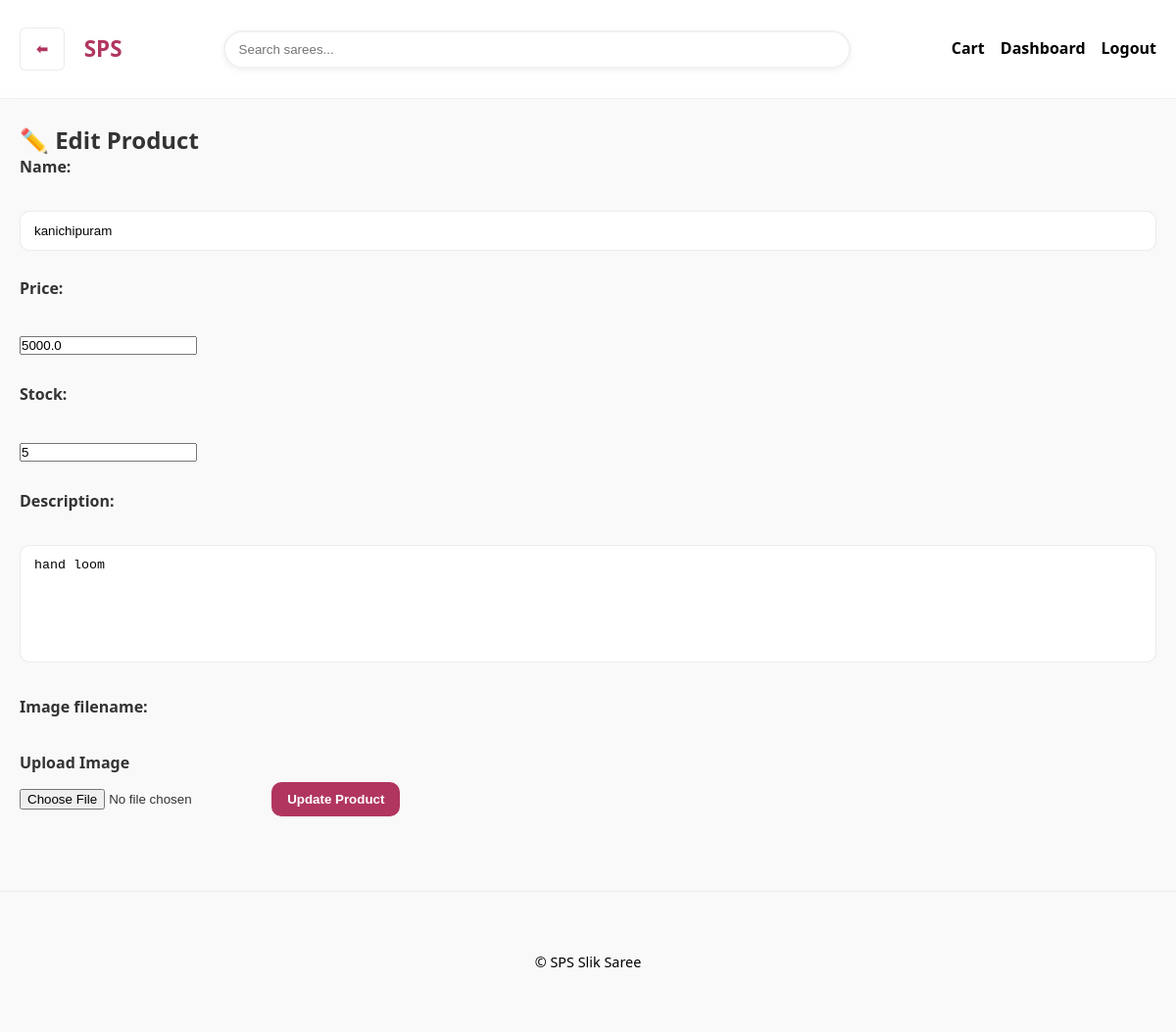
Page /admin/products/edit/1 (signed in) on the committed database.
### models.py (models this page shows, shortened)
class Product(db.Model):
    id = db.Column(db.Integer, primary_key=True)
    name = db.Column(db.String(120), nullable=False)
    slug = db.Column(db.String(120), unique=True, nullable=False)
    description = db.Column(db.Text)
    price = db.Column(db.Float, nullable=False)
    image = db.Column(db.String(300))
    stock = db.Column(db.Integer, default=0)

### app.py (the view, shortened to what this page needs)
@app.route("/admin/products/edit/<int:product_id>", methods=["GET", "POST"])
def edit_product(product_id):
    if "admin" not in session:
        return redirect(url_for("admin_login"))
    product = Product.query.get_or_404(product_id)
    return render_template("edit_product.html", product=product)

### templates/edit_product.html
{% extends "base.html" %}
{% block content %}
<h2>✏️ Edit Product</h2>
<form method="post">
  <label>Name:</label><br>
  <input type="text" name="name" value="{{ product.name }}" required><br><br>
  <label>Price:</label><br>
  <input type="number" step="0.01" name="price" value="{{ product.price }}" required><br><br>
  <label>Stock:</label><br>
  <input type="number" name="stock" value="{{ product.stock }}" required><br><br>
  <label>Description:</label><br>
  <textarea name="description">{{ product.description }}</textarea><br><br>
  <label>Image filename:</label><br>
  <label>Upload Image</label>
        <input type="file" name="image" accept="image/*">
  <button type="submit">Update Product</button>
</form>
{% endblock %}

### static/css/styles.css (style rules this page uses)
:root { --max-width: 1200px; --accent: #b1365f; --accent-2: #ff6f91; --bg: #faf9f8; --card: #ffffff; --muted: #000; --radius: 14px; --shadow: 0 6px 18px rgba(17, 24, 39, 0.08); --surface-shadow: 0 2px 6px rgba(17, 24, 39, 0.06); }
*, *::before, *::after { box-sizing: border-box; }
html, body { height: 100%; margin: 0; }
body { font-family: "Inter", ui-sans-serif, system-ui, -apple-system, 'Segoe UI', Roboto, 'Helvetica Neue', Arial; background: var(--bg); color: #0f172a; line-height: 1.6; -webkit-font-smoothing: antialiased; }
h1, h2, h3, h4, h5 { margin: 0; font-weight: 700; line-height: 1.2; }
.btn, button[type="submit"] { background: var(--accent); color: #fff; border: none; padding: 10px 16px; text-decoration: none; border-radius: 10px; cursor: pointer; font-weight: 700; transition: background .25s ease, transform .15s ease; }
input[type="text"], input[type="tel"], input[type="email"], textarea { width: 100%; padding: 12px 14px; border-radius: 10px; border: 1px solid rgba(15, 23, 42, 0.08); resize: none; outline: none; transition: border-color .25s ease, box-shadow .25s ease; }
label { font-weight: 600; margin-bottom: 6px; display: block; }
textarea { min-height: 120px; resize: none; }
* { margin: 0; padding: 0; box-sizing: border-box; }
body { font-family: "Segoe UI", Arial, sans-serif; line-height: 1.6; background: #f9f9f9; color: #333; padding: 0; margin: 0; }

### rows in the picture
Product: name "kanichipuram", price "5000.0", stock "5", description "hand loom"
